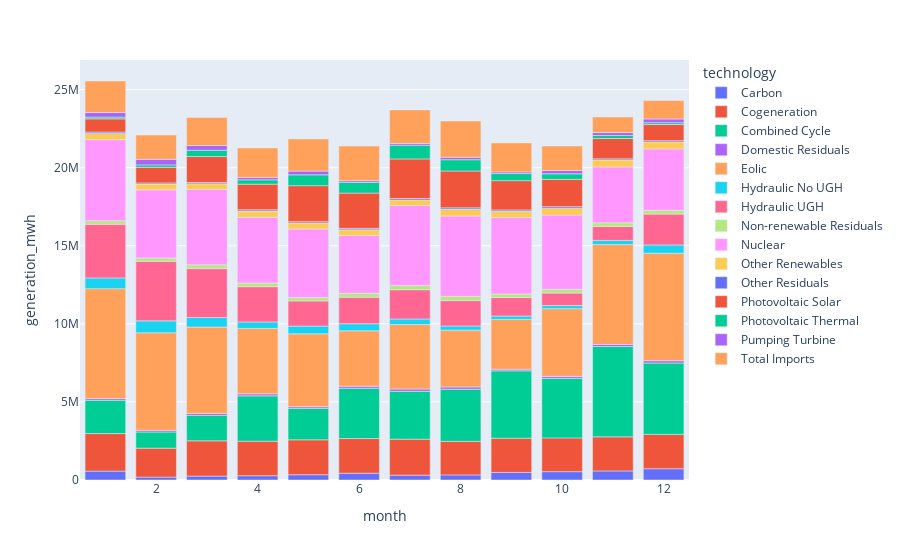

The notebook cell this image was saved under:
### Markdown cell above
##### Differentiate each technology with a `color`

### Code cell
px.bar(data_frame=dfres, x='month', y='generation_mwh', color='technology')

### Figure 1 — Plotly figure (JSON) as saved in the notebook; plotly's stock layout.template omitted (floating-point values rounded to 4 significant figures)
{"data": [{"alignmentgroup": "True", "hovertemplate": "technology=Carbon<br>month=%{x}<br>generation_mwh=%{y}<extra></extra>", "legendgroup": "Carbon", "marker": {"color": "#636efa", "pattern": {"shape": ""}}, "name": "Carbon", "offsetgroup": "Carbon", "orientation": "v", "showlegend": true, "textposition": "auto", "type": "bar", "x": [1, 2, 3, 4, 5, 6, 7, 8, 9, 10, 11, 12], "xaxis": "x", "y": [569900.0, 186166, 250300.0, 275500.0, 338200.0, 433800.0, 311100.0, 327400.0, 484800.0, 534700.0, 580600.0, 724400.0], "yaxis": "y"}, {"alignmentgroup": "True", "hovertemplate": "technology=Cogeneration<br>month=%{x}<br>generation_mwh=%{y}<extra></extra>", "legendgroup": "Cogeneration", "marker": {"color": "#EF553B", "pattern": {"shape": ""}}, "name": "Cogeneration", "offsetgroup": "Cogeneration", "orientation": "v", "showlegend": true, "textposition": "auto", "type": "bar", "x": [1, 2, 3, 4, 5, 6, 7, 8, 9, 10, 11, 12], "xaxis": "x", "y": [2405000.0, 1852000.0, 2259000.0, 2212000.0, 2236000.0, 2222000.0, 2305000.0, 2149075, 2191000.0, 2161000.0, 2184000.0, 2196000.0], "yaxis": "y"}, {"alignmentgroup": "True", "hovertemplate": "technology=Combined Cycle<br>month=%{x}<br>generation_mwh=%{y}<extra></extra>", "legendgroup": "Combined Cycle", "marker": {"color": "#00cc96", "pattern": {"shape": ""}}, "name": "Combined Cycle", "offsetgroup": "Combined Cycle", "orientation": "v", "showlegend": true, "textposition": "auto", "type": "bar", "x": [1, 2, 3, 4, 5, 6, 7, 8, 9, 10, 11, 12], "xaxis": "x", "y": [2132000.0, 1036000.0, 1627000.0, 2901000.0, 2011000.0, 3219000.0, 3063000.0, 3339000.0, 4314000.0, 3821000.0, 5783000.0, 4572000.0], "yaxis": "y"}, {"alignmentgroup": "True", "hovertemplate": "technology=Domestic Residuals<br>month=%{x}<br>generation_mwh=%{y}<extra></extra>", "legendgroup": "Domestic Residuals", "marker": {"color": "#ab63fa", "pattern": {"shape": ""}}, "name": "Domestic Residuals", "offsetgroup": "Domestic Residuals", "orientation": "v", "showlegend": true, "textposition": "auto", "type": "bar", "x": [1, 2, 3, 4, 5, 6, 7, 8, 9, 10, 11, 12], "xaxis": "x", "y": [109129, 114300.0, 125800.0, 132300.0, 107400.0, 131200.0, 150100.0, 141900.0, 107800.0, 120200.0, 132200.0, 146800.0], "yaxis": "y"}, {"alignmentgroup": "True", "hovertemplate": "technology=Eolic<br>month=%{x}<br>generation_mwh=%{y}<extra></extra>", "legendgroup": "Eolic", "marker": {"color": "#FFA15A", "pattern": {"shape": ""}}, "name": "Eolic", "offsetgroup": "Eolic", "orientation": "v", "showlegend": true, "textposition": "auto", "type": "bar", "x": [1, 2, 3, 4, 5, 6, 7, 8, 9, 10, 11, 12], "xaxis": "x", "y": [7039018, 6241000.0, 5535000.0, 4187000.0, 4668000.0, 3548000.0, 4128000.0, 3640000.0, 3190000.0, 4339000.0, 6398000.0, 6887000.0], "yaxis": "y"}, {"alignmentgroup": "True", "hovertemplate": "technology=Hydraulic No UGH<br>month=%{x}<br>generation_mwh=%{y}<extra></extra>", "legendgroup": "Hydraulic No UGH", "marker": {"color": "#19d3f3", "pattern": {"shape": ""}}, "name": "Hydraulic No UGH", "offsetgroup": "Hydraulic No UGH", "orientation": "v", "showlegend": true, "textposition": "auto", "type": "bar", "x": [1, 2, 3, 4, 5, 6, 7, 8, 9, 10, 11, 12], "xaxis": "x", "y": [688200.0, 762889, 609500.0, 416900.0, 498600.0, 450600.0, 356000.0, 267600.0, 214600.0, 199200.0, 267500.0, 528200.0], "yaxis": "y"}, {"alignmentgroup": "True", "hovertemplate": "technology=Hydraulic UGH<br>month=%{x}<br>generation_mwh=%{y}<extra></extra>", "legendgroup": "Hydraulic UGH", "marker": {"color": "#FF6692", "pattern": {"shape": ""}}, "name": "Hydraulic UGH", "offsetgroup": "Hydraulic UGH", "orientation": "v", "showlegend": true, "textposition": "auto", "type": "bar", "x": [1, 2, 3, 4, 5, 6, 7, 8, 9, 10, 11, 12], "xaxis": "x", "y": [3434033, 3814000.0, 3135000.0, 2257000.0, 1610000.0, 1701000.0, 1872000.0, 1624000.0, 1184000.0, 797000.0, 890800.0, 1975000.0], "yaxis": "y"}, {"alignmentgroup": "True", "hovertemplate": "technology=Non-renewable Residuals<br>month=%{x}<br>generation_mwh=%{y}<extra></extra>", "legendgroup": "Non-renewable Residuals", "marker": {"color": "#B6E880", "pattern": {"shape": ""}}, "name": "Non-renewable Residuals", "offsetgroup": "Non-renewable Residuals", "orientation": "v", "showlegend": true, "textposition": "auto", "type": "bar", "x": [1, 2, 3, 4, 5, 6, 7, 8, 9, 10, 11, 12], "xaxis": "x", "y": [230300.0, 217500.0, 238300.0, 234489, 218000.0, 249700.0, 276200.0, 270200.0, 226400.0, 241800.0, 237400.0, 245200.0], "yaxis": "y"}, {"alignmentgroup": "True", "hovertemplate": "technology=Nuclear<br>month=%{x}<br>generation_mwh=%{y}<extra></extra>", "legendgroup": "Nuclear", "marker": {"color": "#FF97FF", "pattern": {"shape": ""}}, "name": "Nuclear", "offsetgroup": "Nuclear", "orientation": "v", "showlegend": true, "textposition": "auto", "type": "bar", "x": [1, 2, 3, 4, 5, 6, 7, 8, 9, 10, 11, 12], "xaxis": "x", "y": [5191000.0, 4358000.0, 4831000.0, 4211000.0, 4386000.0, 3711000.0, 5120000.0, 5153000.0, 4897000.0, 4755000.0, 3580000.0, 3931824], "yaxis": "y"}, {"alignmentgroup": "True", "hovertemplate": "technology=Other Renewables<br>month=%{x}<br>generation_mwh=%{y}<extra></extra>", "legendgroup": "Other Renewables", "marker": {"color": "#FECB52", "pattern": {"shape": ""}}, "name": "Other Renewables", "offsetgroup": "Other Renewables", "orientation": "v", "showlegend": true, "textposition": "auto", "type": "bar", "x": [1, 2, 3, 4, 5, 6, 7, 8, 9, 10, 11, 12], "xaxis": "x", "y": [401100.0, 373200.0, 362600.0, 396100.0, 394800.0, 362100.0, 357300.0, 423200.0, 402900.0, 443900.0, 444400.0, 449300.0], "yaxis": "y"}, {"alignmentgroup": "True", "hovertemplate": "technology=Other Residuals<br>month=%{x}<br>generation_mwh=%{y}<extra></extra>", "legendgroup": "Other Residuals", "marker": {"color": "#636efa", "pattern": {"shape": ""}}, "name": "Other Residuals", "offsetgroup": "Other Residuals", "orientation": "v", "showlegend": true, "textposition": "auto", "type": "bar", "x": [1, 2, 3, 4, 5, 6, 7, 8, 9, 10, 11, 12], "xaxis": "x", "y": [87550.0, 73760.0, 83340.0, 86320.0, 80900.0, 89920.0, 92030.0, 94340.0, 85690.0, 93810.0, 72330.0, 79790.0], "yaxis": "y"}, {"alignmentgroup": "True", "hovertemplate": "technology=Photovoltaic Solar<br>month=%{x}<br>generation_mwh=%{y}<extra></extra>", "legendgroup": "Photovoltaic Solar", "marker": {"color": "#EF553B", "pattern": {"shape": ""}}, "name": "Photovoltaic Solar", "offsetgroup": "Photovoltaic Solar", "orientation": "v", "showlegend": true, "textposition": "auto", "type": "bar", "x": [1, 2, 3, 4, 5, 6, 7, 8, 9, 10, 11, 12], "xaxis": "x", "y": [843900.0, 997700.0, 1663000.0, 1639621, 2303000.0, 2259000.0, 2534000.0, 2363000.0, 1876000.0, 1748000.0, 1303000.0, 1031000.0], "yaxis": "y"}, {"alignmentgroup": "True", "hovertemplate": "technology=Photovoltaic Thermal<br>month=%{x}<br>generation_mwh=%{y}<extra></extra>", "legendgroup": "Photovoltaic Thermal", "marker": {"color": "#00cc96", "pattern": {"shape": ""}}, "name": "Photovoltaic Thermal", "offsetgroup": "Photovoltaic Thermal", "orientation": "v", "showlegend": true, "textposition": "auto", "type": "bar", "x": [1, 2, 3, 4, 5, 6, 7, 8, 9, 10, 11, 12], "xaxis": "x", "y": [111900.0, 154600.0, 400900.0, 277200.0, 693300.0, 685200.0, 880800.0, 721100.0, 453500.0, 356200.0, 190083, 117400.0], "yaxis": "y"}, {"alignmentgroup": "True", "hovertemplate": "technology=Pumping Turbine<br>month=%{x}<br>generation_mwh=%{y}<extra></extra>", "legendgroup": "Pumping Turbine", "marker": {"color": "#ab63fa", "pattern": {"shape": ""}}, "name": "Pumping Turbine", "offsetgroup": "Pumping Turbine", "orientation": "v", "showlegend": true, "textposition": "auto", "type": "bar", "x": [1, 2, 3, 4, 5, 6, 7, 8, 9, 10, 11, 12], "xaxis": "x", "y": [293700.0, 357700.0, 302400.0, 155800.0, 241400.0, 107000.0, 112000.0, 156500.0, 106930, 210600.0, 192400.0, 239000.0], "yaxis": "y"}, {"alignmentgroup": "True", "hovertemplate": "technology=Total Imports<br>month=%{x}<br>generation_mwh=%{y}<extra></extra>", "legendgroup": "Total Imports", "marker": {"color": "#FFA15A", "pattern": {"shape": ""}}, "name": "Total Imports", "offsetgroup": "Total Imports", "orientation": "v", "showlegend": true, "textposition": "auto", "type": "bar", "x": [1, 2, 3, 4, 5, 6, 7, 8, 9, 10, 11, 12], "xaxis": "x", "y": [2019000.0, 1555000.0, 1797000.0, 1886000.0, 2062000.0, 2218000.0, 2145289, 2318000.0, 1855000.0, 1573000.0, 995200.0, 1180000.0], "yaxis": "y"}], "layout": {"barmode": "relative", "legend": {"title": {"text": "technology"}, "tracegroupgap": 0}, "margin": {"t": 60}, "xaxis": {"anchor": "y", "domain": [0, 1], "title": {"text": "month"}}, "yaxis": {"anchor": "x", "domain": [0, 1], "title": {"text": "generation_mwh"}}}}
